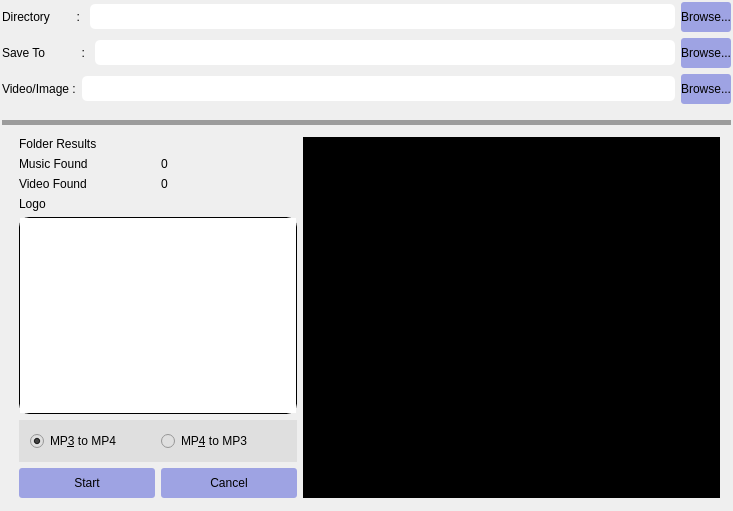
<?xml version="1.0" encoding="UTF-8"?>
<ui version="4.0">
 <class>MainWindow</class>
 <widget class="QMainWindow" name="MainWindow">
  <property name="geometry">
   <rect>
    <x>0</x>
    <y>0</y>
    <width>733</width>
    <height>511</height>
   </rect>
  </property>
  <property name="windowTitle">
   <string>MainWindow</string>
  </property>
  <property name="styleSheet">
   <string notr="true">/*Main Window*/

#centralWidget{
	/*background-color: qlineargradient(spread:pad, x1:0, y1:0, x2:1, y2:0, stop:0 rgba(0, 0, 0, 255), stop:1 rgba(110, 221, 217, 248));*/
	background-image: url(&quot;:/images/images/blur5.jpg&quot;);
	background-position: center; /* Center the image */
   background-repeat: no-repeat; /* Do not repeat the image */
    /*background-size: cover; Resize the background image to cover the entire container */
}

/*Controls*/
#BottonContainer{
	border-top: 5px solid rgb(156, 156, 156);
	margin: 0px;
	padding: 0px;
}

#centralWidget{
	margin: 0;
}

QLineEdit{
	border-radius: 5px;
	margin: 0px;
	padding: 0px;
	height: 25px;
}
QPushButton{
	border-radius: 3px;
	margin: 0;
	background-color: rgba(32,45,208,100);
	font: 57 11pt &quot;Ubuntu&quot;;
	height: 30px;
	padding: 0px;
}
QPushButton:hover{
	background-color: rgb(114, 255, 114);
}
QLabel{
	font: 57 11pt &quot;Ubuntu&quot;;
}
</string>
  </property>
  <widget class="QWidget" name="centralWidget">
   <layout class="QGridLayout" name="gridLayout">
    <property name="leftMargin">
     <number>2</number>
    </property>
    <property name="topMargin">
     <number>2</number>
    </property>
    <property name="rightMargin">
     <number>2</number>
    </property>
    <property name="bottomMargin">
     <number>2</number>
    </property>
    <item row="2" column="0">
     <widget class="QWidget" name="BottonContainer" native="true">
      <layout class="QGridLayout" name="gridLayout_2">
       <item row="0" column="0" rowspan="2" colspan="2">
        <spacer name="verticalSpacer_2">
         <property name="orientation">
          <enum>Qt::Vertical</enum>
         </property>
         <property name="sizeType">
          <enum>QSizePolicy::Fixed</enum>
         </property>
         <property name="sizeHint" stdset="0">
          <size>
           <width>20</width>
           <height>13</height>
          </size>
         </property>
        </spacer>
       </item>
       <item row="1" column="1">
        <layout class="QHBoxLayout" name="horizontalLayout_9" stretch="2,3">
         <item>
          <layout class="QVBoxLayout" name="verticalLayout_4">
           <item>
            <layout class="QVBoxLayout" name="verticalLayout">
             <item>
              <widget class="QLabel" name="label_5">
               <property name="text">
                <string>Folder Results</string>
               </property>
              </widget>
             </item>
             <item>
              <layout class="QHBoxLayout" name="horizontalLayout_5">
               <item>
                <widget class="QLabel" name="label_6">
                 <property name="text">
                  <string>Music Found</string>
                 </property>
                </widget>
               </item>
               <item>
                <widget class="QLabel" name="mp3count">
                 <property name="text">
                  <string>0</string>
                 </property>
                </widget>
               </item>
              </layout>
             </item>
             <item>
              <layout class="QHBoxLayout" name="horizontalLayout_6">
               <item>
                <widget class="QLabel" name="label_7">
                 <property name="text">
                  <string>Video Found</string>
                 </property>
                </widget>
               </item>
               <item>
                <widget class="QLabel" name="mp4count">
                 <property name="text">
                  <string>0</string>
                 </property>
                </widget>
               </item>
              </layout>
             </item>
            </layout>
           </item>
           <item>
            <layout class="QVBoxLayout" name="verticalLayout_2">
             <item>
              <widget class="QLabel" name="label_8">
               <property name="text">
                <string>Logo</string>
               </property>
              </widget>
             </item>
             <item>
              <widget class="QGraphicsView" name="graphicsView">
               <property name="styleSheet">
                <string notr="true">border:1px solid black;
border-radius:10</string>
               </property>
              </widget>
             </item>
            </layout>
           </item>
           <item>
            <widget class="QWidget" name="widget" native="true">
             <property name="styleSheet">
              <string notr="true">background:rgb(223, 223, 223)</string>
             </property>
             <layout class="QHBoxLayout" name="horizontalLayout_8">
              <item>
               <widget class="QRadioButton" name="tomp4">
                <property name="text">
                 <string>MP&amp;3 to MP4</string>
                </property>
                <property name="checked">
                 <bool>true</bool>
                </property>
               </widget>
              </item>
              <item>
               <widget class="QRadioButton" name="tomp3">
                <property name="text">
                 <string>MP&amp;4 to MP3</string>
                </property>
               </widget>
              </item>
             </layout>
            </widget>
           </item>
           <item>
            <layout class="QHBoxLayout" name="horizontalLayout_7">
             <item>
              <widget class="QPushButton" name="pushButton">
               <property name="text">
                <string>Start</string>
               </property>
              </widget>
             </item>
             <item>
              <widget class="QPushButton" name="pushButton_2">
               <property name="text">
                <string>Cancel</string>
               </property>
              </widget>
             </item>
            </layout>
           </item>
          </layout>
         </item>
         <item>
          <widget class="QPlainTextEdit" name="plainTextEdit">
           <property name="autoFillBackground">
            <bool>false</bool>
           </property>
           <property name="styleSheet">
            <string notr="true">color:lime;background:black;</string>
           </property>
           <property name="readOnly">
            <bool>true</bool>
           </property>
          </widget>
         </item>
        </layout>
       </item>
      </layout>
     </widget>
    </item>
    <item row="0" column="0">
     <layout class="QVBoxLayout" name="verticalLayout_3">
      <item>
       <layout class="QHBoxLayout" name="horizontalLayout">
        <item>
         <widget class="QLabel" name="label">
          <property name="sizePolicy">
           <sizepolicy hsizetype="Fixed" vsizetype="Preferred">
            <horstretch>0</horstretch>
            <verstretch>0</verstretch>
           </sizepolicy>
          </property>
          <property name="minimumSize">
           <size>
            <width>10</width>
            <height>0</height>
           </size>
          </property>
          <property name="text">
           <string>Directory        : </string>
          </property>
         </widget>
        </item>
        <item>
         <widget class="QLineEdit" name="tobrowse">
          <property name="styleSheet">
           <string notr="true"/>
          </property>
          <property name="readOnly">
           <bool>false</bool>
          </property>
         </widget>
        </item>
        <item>
         <widget class="QPushButton" name="vidsDirBrowser">
          <property name="text">
           <string>Browse...</string>
          </property>
         </widget>
        </item>
       </layout>
      </item>
      <item>
       <layout class="QHBoxLayout" name="horizontalLayout_2">
        <item>
         <widget class="QLabel" name="label_2">
          <property name="sizePolicy">
           <sizepolicy hsizetype="Fixed" vsizetype="Preferred">
            <horstretch>0</horstretch>
            <verstretch>0</verstretch>
           </sizepolicy>
          </property>
          <property name="minimumSize">
           <size>
            <width>10</width>
            <height>0</height>
           </size>
          </property>
          <property name="text">
           <string>Save To           : </string>
          </property>
         </widget>
        </item>
        <item>
         <widget class="QLineEdit" name="saveto">
          <property name="readOnly">
           <bool>false</bool>
          </property>
         </widget>
        </item>
        <item>
         <widget class="QPushButton" name="saveToBrowser">
          <property name="text">
           <string>Browse...</string>
          </property>
         </widget>
        </item>
       </layout>
      </item>
      <item>
       <layout class="QHBoxLayout" name="horizontalLayout_3"/>
      </item>
      <item>
       <layout class="QHBoxLayout" name="horizontalLayout_4">
        <item>
         <widget class="QLabel" name="label_4">
          <property name="sizePolicy">
           <sizepolicy hsizetype="Fixed" vsizetype="Preferred">
            <horstretch>0</horstretch>
            <verstretch>0</verstretch>
           </sizepolicy>
          </property>
          <property name="minimumSize">
           <size>
            <width>10</width>
            <height>0</height>
           </size>
          </property>
          <property name="text">
           <string>Video/Image :</string>
          </property>
         </widget>
        </item>
        <item>
         <widget class="QLineEdit" name="image_loc">
          <property name="readOnly">
           <bool>false</bool>
          </property>
         </widget>
        </item>
        <item>
         <widget class="QPushButton" name="getImage">
          <property name="text">
           <string>Browse...</string>
          </property>
         </widget>
        </item>
       </layout>
      </item>
     </layout>
    </item>
    <item row="1" column="0">
     <spacer name="verticalSpacer">
      <property name="orientation">
       <enum>Qt::Vertical</enum>
      </property>
      <property name="sizeType">
       <enum>QSizePolicy::Fixed</enum>
      </property>
      <property name="sizeHint" stdset="0">
       <size>
        <width>20</width>
        <height>10</height>
       </size>
      </property>
     </spacer>
    </item>
   </layout>
  </widget>
 </widget>
 <layoutdefault spacing="6" margin="11"/>
 <resources/>
 <connections/>
</ui>
